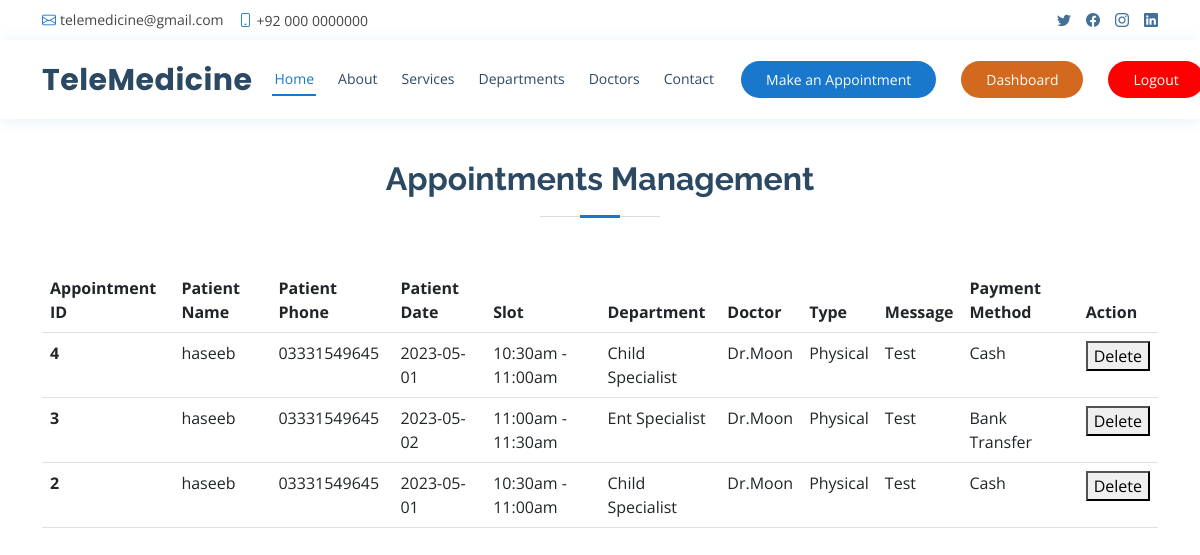
Screenshot of /admin/all-appointments.php (signed in) with the database file from the repository.
### tables this page shows
CREATE TABLE `appointments` (
  `appointment_id` int(11) NOT NULL,
  `patient_name` varchar(255) NOT NULL,
  `patient_email` varchar(255) NOT NULL,
  `patient_phone` varchar(255) NOT NULL,
  `patient_date` varchar(255) NOT NULL,
  `department_id` int(11) NOT NULL,
  `doctor` int(11) NOT NULL,
  `appoitnment_type` varchar(255) NOT NULL,
  `appointment_slot` varchar(255) NOT NULL,
  `message` varchar(255) NOT NULL,
  `appointment_payment` varchar(1000) NOT NULL DEFAULT '',
  `appointment_status` varchar(255) NOT NULL DEFAULT 'Pending',
  `appointment_by` int(11) NOT NULL,
  `created_at` timestamp NOT NULL DEFAULT current_timestamp()
);

CREATE TABLE `departments` (
  `department_id` int(11) NOT NULL,
  `department_name` varchar(1000) NOT NULL DEFAULT ''
);

CREATE TABLE `users` (
  `user_id` int(11) NOT NULL,
  `user_name` varchar(255) NOT NULL,
  `user_email` varchar(255) NOT NULL,
  `user_phone` varchar(255) NOT NULL,
  `user_password` varchar(255) NOT NULL,
  `user_status` varchar(255) NOT NULL DEFAULT '0',
  `user_role` varchar(255) NOT NULL,
  `user_created_at` timestamp NOT NULL DEFAULT current_timestamp()
);

### admin/all-appointments.php (the view, shortened to what this page needs)
<?php include"header.php"; ?>
	<main id="main">
    <section id="appointment" class="appointment"  style="margin-top: 100px;">
      <div class="container">
        <div class="section-title">
          <h2>Appointments Management</h2>
        </div>
        <table class="table">
		  <thead>
			<tr>
			  <th scope="col">Appointment ID</th>
			  <th scope="col">Patient Name</th>
			  <th scope="col">Patient Phone</th>
			  <th scope="col">Patient Date</th>
			  <th scope="col">Slot</th>
			  <th scope="col">Department</th>
			  <th scope="col">Doctor</th>
			  <th scope="col">Type</th>
			  <th scope="col">Message</th>
			  <th scope="col">Payment Method</th>
			  <th scope="col">Action</th>
			</tr>
		  </thead>
		  <tbody>
			<?php
			include('../includes/connect.php');
			$checksql="select * from appointments order by appointment_id DESC";
			$result=mysqli_query($conn,$checksql);
			$rowcount=mysqli_num_rows($result);
			if($rowcount>0){
			while($row = mysqli_fetch_array($result, MYSQLI_ASSOC)){
			$doctor=$row['doctor'];
			 $namesql="select * from users where user_id='$doctor' ";
			$nameresult=mysqli_query($conn,$namesql);
			$nameresultrow = mysqli_fetch_array($nameresult);
			$department_id=$row['department_id'];
			$departmentnamesql="select * from departments where department_id='$department_id' ";
			$departmentnamesqlresult=mysqli_query($conn,$departmentnamesql);
			$departmentnamesqlresultrow = mysqli_fetch_array($departmentnamesqlresult);
			?>
			<tr id="appointment<?php echo $row['appointment_id']; ?>">
			  <th scope="row"><?php echo $row['appointment_id']; ?></th>
			  <td><?php echo $row['patient_name']; ?></td>
			  <td><?php echo $row['patient_phone']; ?></td>
			  <td><?php echo $row['patient_date']; ?></td>
			  <td><?php echo $row['appointment_slot']; ?></td>
			  <td><?php echo $departmentnamesqlresultrow['department_name']; ?></td>
			 <td>Dr.<?php echo $nameresultrow['user_name']; ?></td>
			  <td><?php echo $row['appoitnment_type']; ?></td>
			  <td><?php echo $row['message']; ?></td>
			   <td><?php echo $row['appointment_payment']; ?></td>
			  <td><button onclick="deleteappointment(<?php echo $row['appointment_id']; ?>)">Delete</button></td>
			</tr>
			<?php
			}
			}else{
				?>
				<tr id="user<?php echo $row['user_id']; ?>">
					<td colspan="7" style="color:red; font-weight:bold">Records Not Found.</td>
				</tr>
				<?php
			}
			?>
		  </tbody>
		</table>
      </div>
    </section>
  </main>
</body>
</html>

### admin/header.php (shortened to what this page needs)
<?php session_start();
if(isset($_SESSION['user_id'])){?>
<!DOCTYPE html>
<html lang="en">
<head>
  <link href="../assets/vendor/fontawesome-free/css/all.min.css" rel="stylesheet">
  <link href="../assets/vendor/animate.css/animate.min.css" rel="stylesheet">
  <link href="../assets/vendor/bootstrap/css/bootstrap.min.css" rel="stylesheet">
  <link href="../assets/vendor/bootstrap-icons/bootstrap-icons.css" rel="stylesheet">
  <link href="../assets/vendor/boxicons/css/boxicons.min.css" rel="stylesheet">
  <link href="../assets/vendor/glightbox/css/glightbox.min.css" rel="stylesheet">
  <link href="../assets/vendor/remixicon/remixicon.css" rel="stylesheet">
  <link href="../assets/vendor/swiper/swiper-bundle.min.css" rel="stylesheet">
  <link href="../assets/css/style.css" rel="stylesheet">
</head>
<body>
  <div id="topbar" class="d-flex align-items-center fixed-top">
    <div class="container d-flex justify-content-between">
      <div class="contact-info d-flex align-items-center">
        <i class="bi bi-envelope"></i> <a href="mailto:contact@example.com">telemedicine@gmail.com</a>
        <i class="bi bi-phone"></i> +92 000 0000000
      </div>
      <div class="d-none d-lg-flex social-links align-items-center">
        <a href="#" class="twitter"><i class="bi bi-twitter"></i></a>
        <a href="#" class="facebook"><i class="bi bi-facebook"></i></a>
        <a href="#" class="instagram"><i class="bi bi-instagram"></i></a>
        <a href="#" class="linkedin"><i class="bi bi-linkedin"></i></i></a>
      </div>
    </div>
  </div>
  <header id="header" class="fixed-top">
    <div class="container d-flex align-items-center">
      <h1 class="logo me-auto"><a href="../index.php">TeleMedicine</a></h1>
      <nav id="navbar" class="navbar order-last order-lg-0">
        <ul>
		<?php
		if(isset($_SESSION['user_role'])){
			$role=$_SESSION['user_role'];
			?>
          <?php
			if($role==2){
				?>
          <li><a class="nav-link scrollto active" href="../index.php">Home</a></li>
          <li><a class="nav-link scrollto " href="dashboard.php">Manage Doctors</a></li>
          <li><a class="nav-link scrollto" href="all-patients.php">Manage Patients</a></li>
          <li><a class="nav-link scrollto" href="departments.php">Manage Departments</a></li>
          <li><a class="nav-link scrollto" href="all-appointments.php">Manage Appointments</a></li>
			<?php }else{ ?>
          <li><a class="nav-link scrollto active" href="../index.php">Home</a></li>
          <li><a class="nav-link scrollto " href="../about-us.php">About</a></li>
          <li><a class="nav-link scrollto" href="../services.php">Services</a></li>
          <li><a class="nav-link scrollto" href="../departments.php">Departments</a></li>
          <li><a class="nav-link scrollto" href="../doctors.php">Doctors</a></li>
          <li><a class="nav-link scrollto" href="../contact-us.php">Contact</a></li>
		<?php }}  ?>
        </ul>
      </nav>
	<?php
		if(isset($_SESSION['user_role'])){
			$role=$_SESSION['user_role'];
			?>
			<?php
			if($role==1){
				?>
				<a href="appointment.php" class="appointment-btn scrollto"><span class="d-none d-md-inline">Make an</span> Appointment</a>
					<a style="background-color:chocolate;" href="../appointment.php" class="appointment-btn scrollto"><span class="d-none d-md-inline">Dashboard</span> </a>
				<?php
			}
			?>
			<a style="background-color:red;" href="../logout.php" class="appointment-btn scrollto"><span class="d-none d-md-inline">Logout</span> </a>
			<?php
		}else{
	?>
			<a href="../login.php" class="appointment-btn scrollto"><span class="d-none d-md-inline">Login / Signup</span> </a>
		<?php } ?>
    </div>
  </header>
  <?php } else{
	header('location:../index.php');
} ?>

### assets/css/style.css (style rules this page uses)
body { font-family: "Open Sans", sans-serif; color: #444444; }
a { color: #1977cc; text-decoration: none; }
h1, h2, h3, h4, h5, h6 { font-family: "Raleway", sans-serif; }
#topbar { background: #fff; height: 40px; font-size: 14px; transition: all 0.5s; z-index: 996; }
#topbar .contact-info a { line-height: 1; color: #444444; transition: 0.3s; }
#topbar .contact-info i { color: #1977cc; padding-right: 4px; margin-left: 15px; line-height: 0; }
#topbar .contact-info i:first-child { margin-left: 0; }
#topbar .social-links a { color: #437099; padding-left: 15px; display: inline-block; line-height: 1px; transition: 0.3s; }
#topbar .social-links a:first-child { border-left: 0; }
#header { background: #fff; transition: all 0.5s; z-index: 997; padding: 15px 0; top: 40px; box-shadow: 0px 2px 15px rgba(25, 119, 204, 0.1); }
#header .logo { font-size: 30px; margin: 0; padding: 0; line-height: 1; font-weight: 700; letter-spacing: 0.5px; font-family: "Poppins", sans-serif; }
#header .logo a { color: #2c4964; }
.appointment-btn { margin-left: 25px; background: #1977cc; color: #fff; border-radius: 50px; padding: 8px 25px; white-space: nowrap; transition: 0.3s; font-size: 14px; display: inline-block; }
.navbar { padding: 0; }
.navbar ul { margin: 0; padding: 0; display: flex; list-style: none; align-items: center; }
.navbar li { position: relative; }
.navbar>ul>li { position: relative; white-space: nowrap; padding: 8px 0 8px 20px; }
.navbar a, .navbar a:focus { display: flex; align-items: center; justify-content: space-between; font-size: 14px; color: #2c4964; white-space: nowrap; transition: 0.3s; border-bottom: 2px solid #fff; padding: 5px 2px; }
.navbar a:hover, .navbar .active, .navbar .active:focus, .navbar li:hover>a { color: #1977cc; border-color: #1977cc; }
section { padding: 60px 0; overflow: hidden; }
.section-title { text-align: center; padding-bottom: 30px; }
.section-title h2 { font-size: 32px; font-weight: bold; margin-bottom: 20px; padding-bottom: 20px; position: relative; color: #2c4964; }
.section-title h2::before { content: ""; position: absolute; display: block; width: 120px; height: 1px; background: #ddd; bottom: 1px; left: calc(50% - 60px); }
.section-title h2::after { content: ""; position: absolute; display: block; width: 40px; height: 3px; background: #1977cc; bottom: 0; left: calc(50% - 20px); }

### rows the page displays
appointments: appointment_id "4", patient_name "haseeb", patient_phone "03331549645", patient_date "2023-05-01", appointment_slot "10:30am - 11:00am", department.department_name "Child Specialist", doctor.user_name "Moon", appoitnment_type "Physical", message "Test", appointment_payment "Cash"
appointments: appointment_id "3", patient_name "haseeb", patient_phone "03331549645", patient_date "2023-05-02", appointment_slot "11:00am - 11:30am", department.department_name "Ent Specialist", doctor.user_name "Moon", appoitnment_type "Physical", message "Test", appointment_payment "Bank Transfer"
appointments: appointment_id "2", patient_name "haseeb", patient_phone "03331549645", patient_date "2023-05-01", appointment_slot "10:30am - 11:00am", department.department_name "Child Specialist", doctor.user_name "Moon", appoitnment_type "Physical", message "Test", appointment_payment "Cash"
